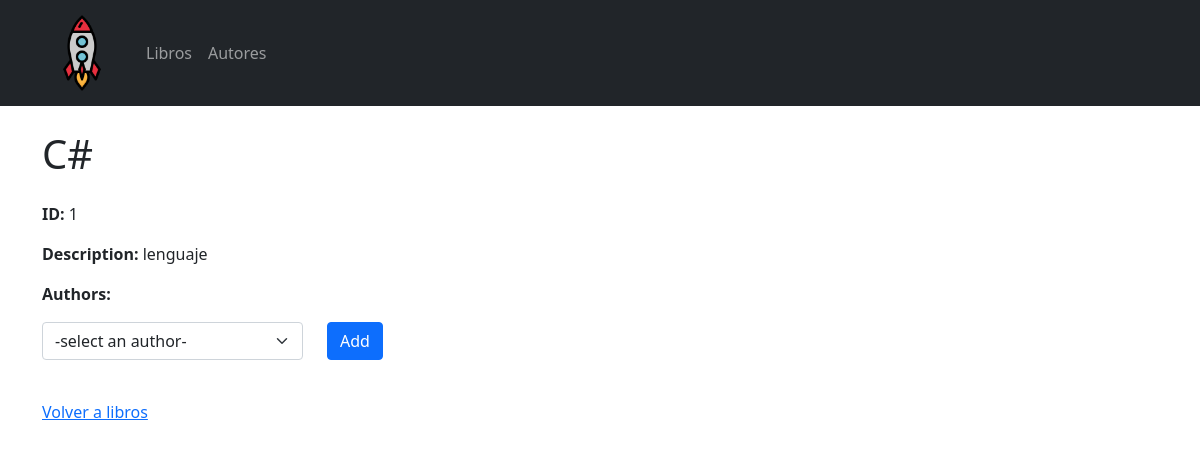
Screenshot of /books/1 with the database file from the repository.
### books_authors_app/models.py (models this page shows, shortened)
class Book(models.Model):
    title = models.CharField(max_length=255)
    desc = models.TextField()
    created_at = models.DateTimeField(auto_now_add=True)
    updated_at = models.DateTimeField(auto_now=True)

### books_authors_app/views.py (the view)
# urls.py: path('books/<book_id>', views.info_book, name='info_book'),
def info_book(request, book_id):
    book = Book.objects.get(id=book_id) # obtenemos el libro
    authors_books = book.authors.all() # los autores del libro
    no_authors_books = Author.objects.all().exclude(id__in=authors_books)
    context = {
        'book':book,
        'authors_books':authors_books,
        'no_authors_books':no_authors_books,
    }
    return render(request, "books_authors_app/info_book.html", context)

### books_authors_app/templates/books_authors_app/info_book.html (shortened to what this page needs)
{% extends "books_authors_app/base.html" %}
{% block content %}
<div class="container mt-4">
    <h1 class="title mb-4">{{book.title}}</h1>
    <ul class="list-unstyled">
        <li class="my-3 fw-bold">ID: <span class="fw-normal">{{book.id}}</span></li>
        <li class="my-3 fw-bold">Description: <span class="fw-normal">{{book.desc}}</span></li>
        <li class="my-3 fw-bold">Authors:
        </li>
    </ul>
    <div class="row g-3">
        <form action="/books/{{book.id}}/addauthor" method="POST">
            <div class="row">
                <div class="col-md-3 mb-3">
                    <select class="form-select" name="authors" id="authors">
                        <option select>-select an author-</option>
                    </select>
                </div>
                <div class="col-md-3 mb-3">
                    <input class="btn btn-primary" type="submit" value="Add">
                </div>
            </div>
        </form>
    </div>
    <div class="row mt-4">
        <a href="{% url 'home' %}">Volver a libros</a>
    </div>
</div>
{% endblock %}

### rows the page displays
Book: title "C#", id "1", desc "lenguaje"
